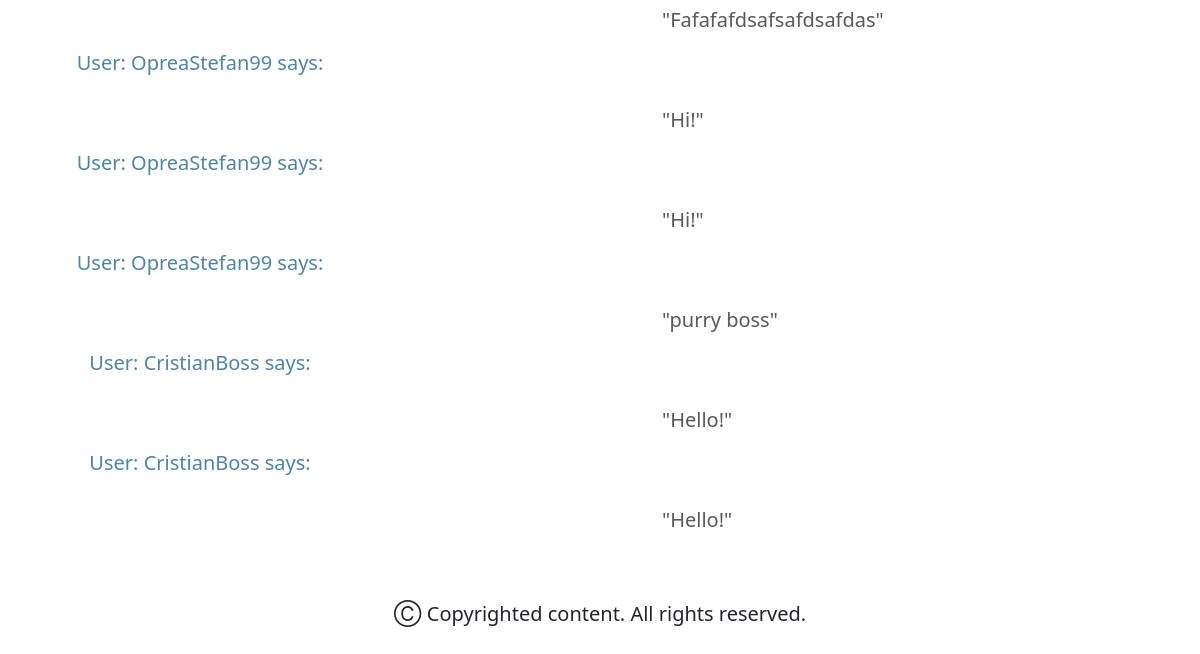
/news/purry-nobel-prize-nomenee (lower part), run on an earlier commit of the app's database.
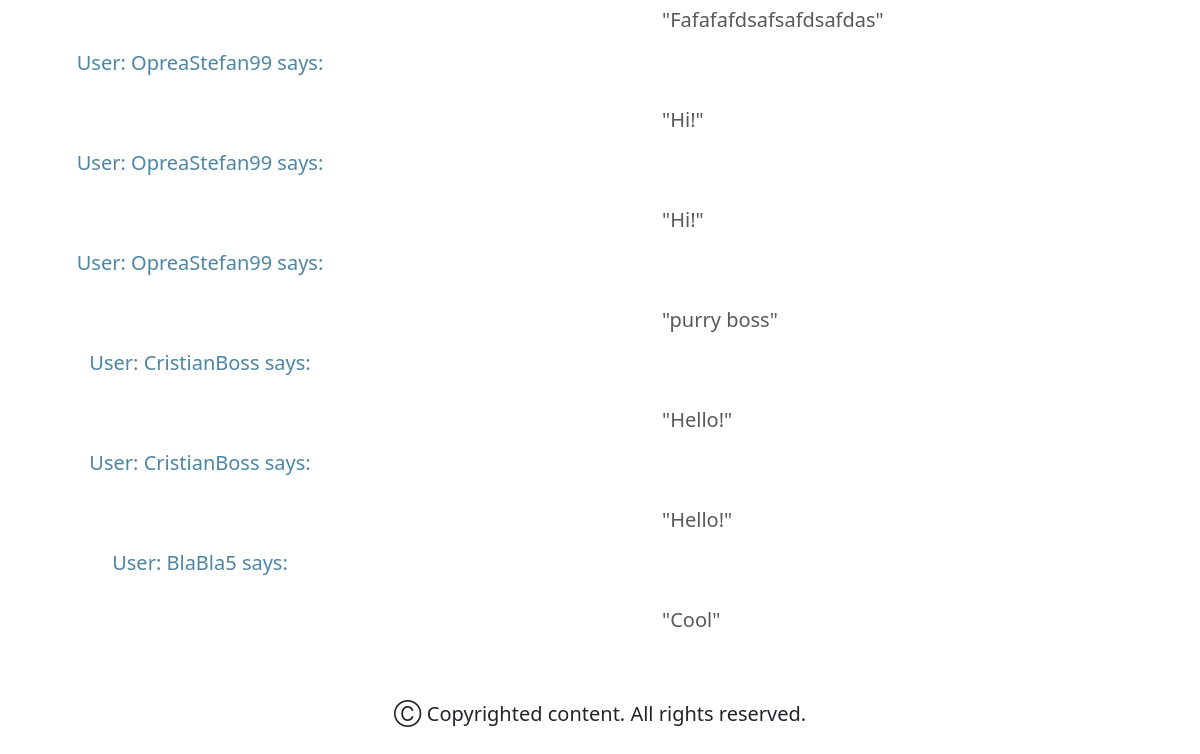
And on a later commit of the database.
### tables this page shows
CREATE TABLE comments (
user_id INTEGER NOT NULL,
username TEXT NOT NULL,
email TEXT NOT NULL,
comment TEXT NOT NULL);

### app.py (the view)
@app.route("/news/purry-nobel-prize-nomenee", methods=["GET", "POST"])
def news_setup():
    if request.method == "POST":
        user = session["user_id"]
        comment = request.form.get('comment')
        if input_validation(comment, forbidden_characters) != 0:
            return apology("Chracter(s) not allowed", 400)
        email = db.execute("SELECT email FROM users WHERE id=?", user)
        email = email[0]['email']
        username = db.execute("SELECT username FROM users WHERE id=?", user)
        username = username[0]['username']
        db.execute("INSERT INTO comments (user_id, username, email, comment) VALUES(?,?,?,?)", user, username, email, comment)
        comments = db.execute("SELECT * FROM comments")
        r = int(len(comments))
        return render_template("/news/purry-nobel-prize-nomenee.html", comments=comments, r=r)
    else:
        comments = db.execute("SELECT * FROM comments")
        r = int(len(comments))
        return render_template("/news/purry-nobel-prize-nomenee.html", comments=comments, r=r)

### app.py (called while the page is built)
@app.after_request
def after_request(response):
    response.headers["Cache-Control"] = "no-cache, no-store, must-revalidate"
    response.headers["Expires"] = 0
    response.headers["Pragma"] = "no-cache"
    return response

### templates/news/purry-nobel-prize-nomenee.html (shortened to what this page needs)
{% extends "layout.html" %}
{% block main %}
    <section">
    {% if r %}
        {% for i in range(r) %}
            <h5 id="user_tag" >
                User: {{ comments[i]["username"] }} says:
            </h5>
            <p id="comment_tag">
                "{{ comments[i]["comment"] }}"
            </p>
        {% endfor %}
    {% endif %}
{% endblock %}

### templates/layout.html (shortened to what this page needs)
<!DOCTYPE html>
<html lang="en">
    <head>
        <link href="https://cdn.jsdelivr.net/npm/bootstrap@5.1.3/dist/css/bootstrap.min.css" rel="stylesheet">
        <link href="/static/styles.css" rel="stylesheet">
    </head>
    <body>
        <main class="container-fluid py-5 text-center" style="animation: transitionIn 2s;">
            {% block main %}{% endblock %}
        </main>
        <footer class="mb-5 small text-center text-muted" style="animation: transitionIn 2s;">
            <div id="copyright">
                &#9400; Copyrighted content. All rights reserved.
            </div>
        </footer>
    </body>
</html>

### static/styles.css (style rules this page uses)
:root { --basic-color: #212529; --basic-font: 'Trebuchet MS', sans-serif; --crem: #F9F1F0; }
#copyright { font-size: 20px; height: 30px; color: var(--basic-color); }
#user_tag { position: relative; right: 400px; color: #4e85a2; }
#comment_tag { margin-top: 30px; text-align: left; margin-left: 650px; font-size: 20px; color: #595959; }

What changed in the data, as far as the page shows it:
added comments: username "BlaBla5", comment "Cool"
Also different on the page:
new list line: "User: says: \" \""
